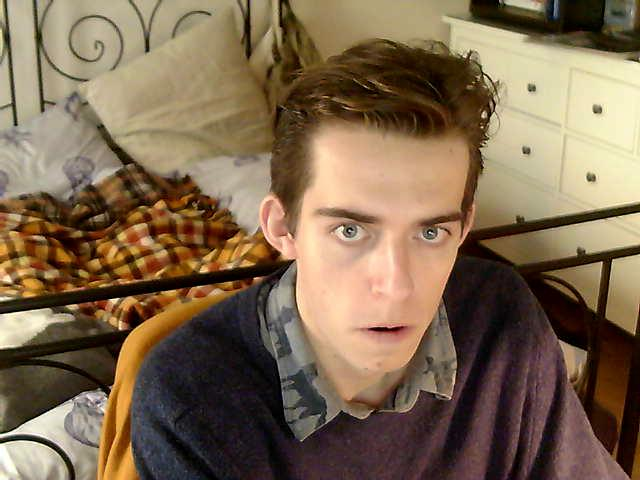
%> input picture segmentation_test2/MachineVision/00000002.jpg, 640 x 480 px
$ octave histogramConvSmoothing.m   (GNU Octave 9; MATLAB toolbox functions it lacks are replaced by stand-ins)
%> lines starting %> are read from the running program, lines starting %| are printed output that depends on the picture
imageColour = imread('00000002.jpg');
%> imageColour is the input picture: size 480x640x3 uint8; mean R, G, B 126.5, 104.8, 80.3
% imageGrey = sum(imageColour, 3) / 3;

imageColour = double(imageColour) / 255;
%> imageColour: size 480x640x3 double

imageGrey = sum(imageColour, 3) / 3;
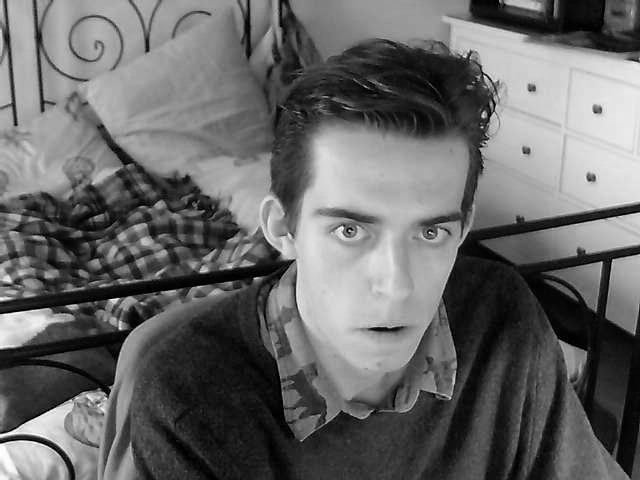
%> imageGrey: size 480x640 double; min 0, max 1, mean 0.407

% draw image as a grey scale
figure(1)
colormap(gray)
imagesc(imageGrey)

% convM = [1 4 7 4 1; 4 16 26 16 4; 7 26 41 26 7; 4 16 26 16 4; 1 4 7 4 1];
% convM = [2 2 2; 0 0 0; -1 -1 -1];
convL = [-1 -1 -1; -1 8 -1; -1 -1 -1];
convR = transpose(convL);
% for i=2:5

imageGrey = conv2(imageGrey, convL);
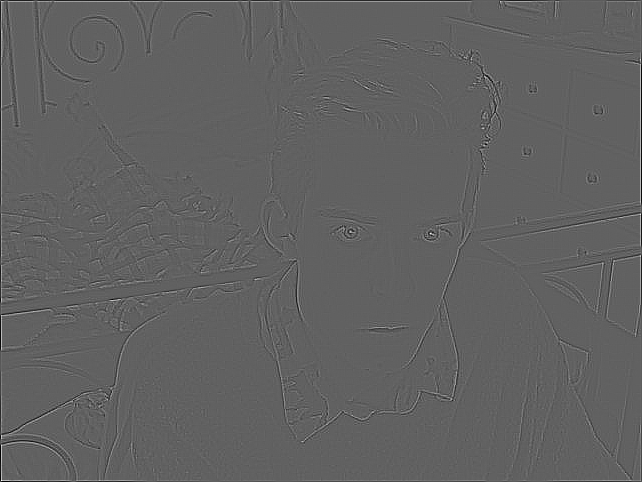
%> imageGrey: size 482x642 double; min -2.99, max 4.84, mean 2.22e-18; drawn with min black and max white

figure(2)
colormap(gray)
imagesc(imageGrey)

imageGrey = conv2(conv2(imageGrey, convL), convR);
%> imageGrey: size 486x646 double

figure(3)
colormap(gray)
imagesc(imageGrey)
    % [27 lines of commented-out code are left out]

$ run again, with segmentation_test2/MachineVision/00000001.jpg copied over segmentation_test2/MachineVision/00000002.jpg
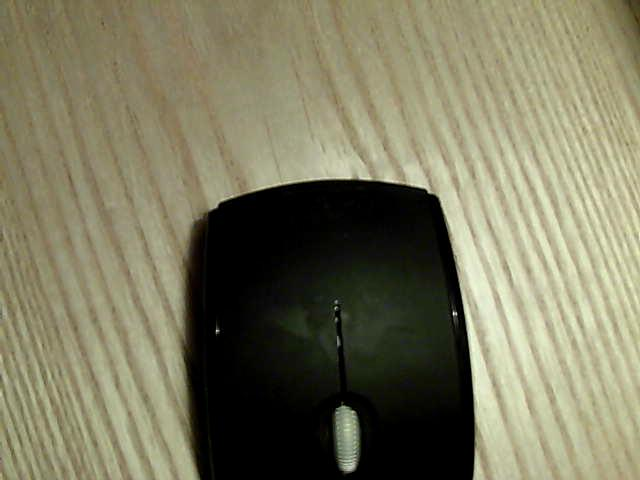
%> input picture segmentation_test2/MachineVision/00000001.jpg, 640 x 480 px
%> imageColour is the input picture: size 480x640x3 uint8; mean R, G, B 123.7, 121.1, 95.4
%> imageColour: size 480x640x3 double
%> `imageGrey = sum(imageColour, 3) / 3;`:
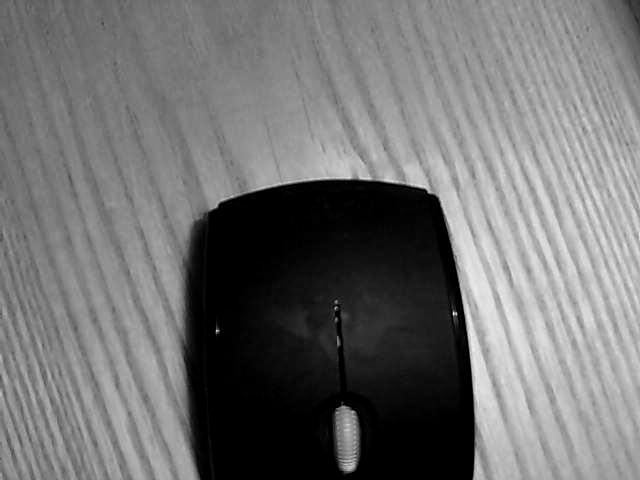
%> imageGrey: size 480x640 double; min 0, max 0.983, mean 0.445
%> `imageGrey = conv2(conv2(imageGrey, convL), convR);`:
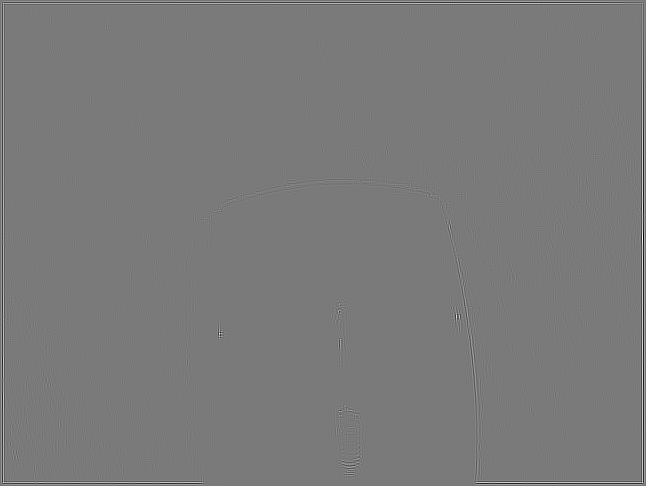
%> imageGrey: size 486x646 double; min -263.9, max 286.6, mean 0; drawn with min black and max white
